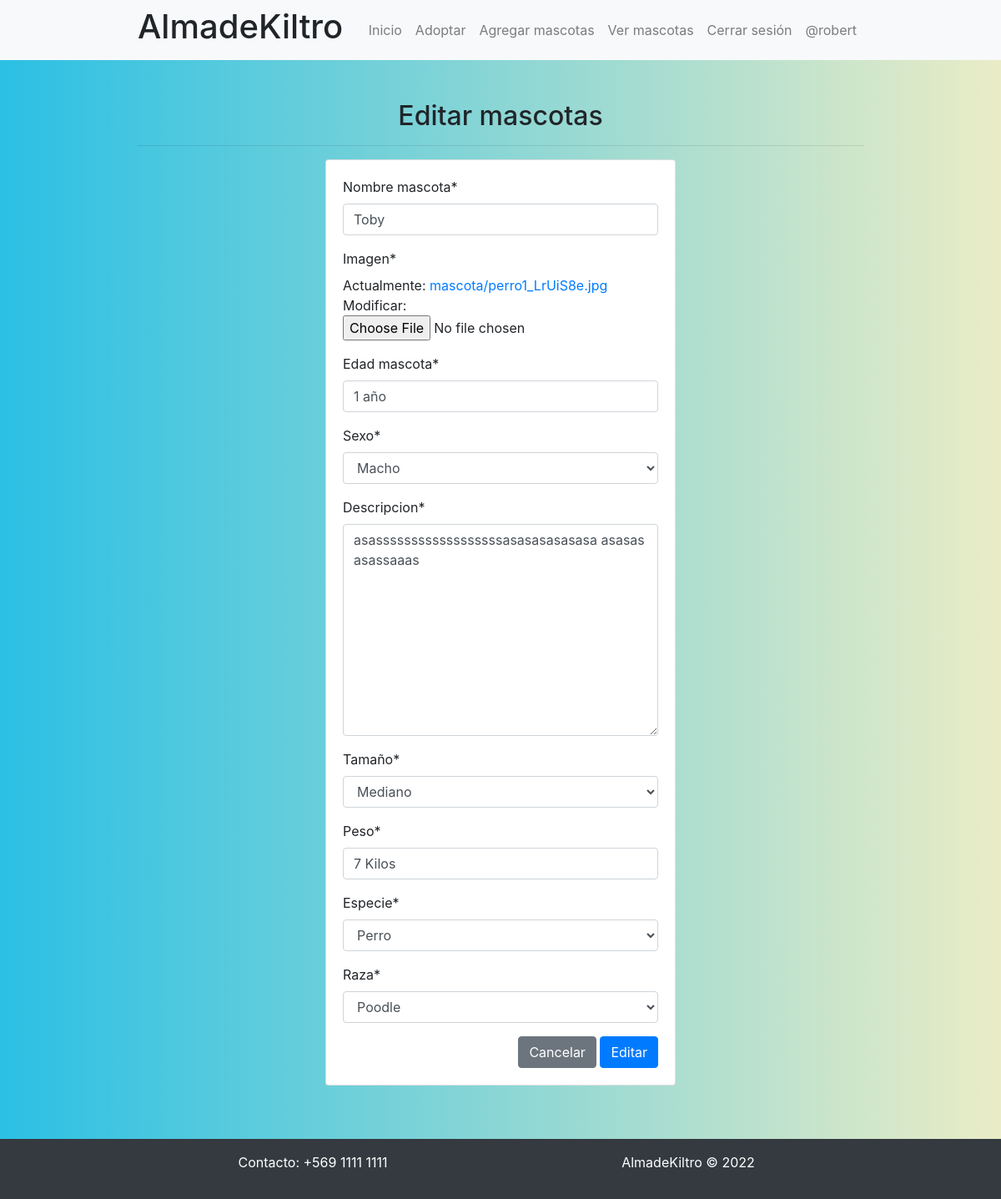
The app's page /modificar-mascota/5/ (signed in) with its own data.
### app/models.py (models this page shows, shortened)
class Mascota(models.Model):
    nombre_mascota = models.CharField(max_length=250)
    imagen = models.ImageField(upload_to="mascota", null=True)
    edad_mascota = models.CharField(max_length=250)
    sexo = models.IntegerField(choices=opciones_sexo)
    descripcion = models.TextField()
    tamaño = models.IntegerField(choices=opciones_tamaño)
    peso = models.CharField(max_length=250)
    especie = models.ForeignKey(Especie, on_delete=models.PROTECT)
    raza = models.ForeignKey(Raza, on_delete=models.PROTECT)

### app/views.py (the view, shortened to what this page needs)
# urls.py: path('modificar-mascota/<id>/', modificar_mascota, name="modificar_mascota"),
def modificar_mascota(request, id):
    mascota = get_object_or_404(Mascota, id=id)
    data = {
        'form': MascotaForm(instance=mascota)
    }
    return render(request, 'app/mascota/modificar.html', data)

### app/forms.py
class MascotaForm(forms.ModelForm):
    class Meta:
        model = Mascota
        fields = '__all__'

### app/models.py (called while the page is built)
    def __str__(self):
        return self.nombre_raza

    def __str__(self):
        return self.nombre_especie

### app/templates/app/mascota/modificar.html (shortened to what this page needs)
{% extends 'app/base.html' %}
{% load static %}
{% block css %}
<link rel="stylesheet" href="https://cdn.jsdelivr.net/npm/bootstrap@4.6.1/dist/css/bootstrap.min.css">
<link rel="stylesheet" href="{% static 'app/css/mascotas.css' %}"> {% endblock %}
{% block contenido %} {% load crispy_forms_tags %}
<h2 class="fw-bold text-center">Editar mascotas</h2>
<hr>
<div class="row">
    <div class="col-12 col-md-6 offset-md-3">
        <div class="card">
            <div class="card-body">
                <form action="" method="POST" enctype="multipart/form-data">
                    {% csrf_token %} {{form | crispy }}
                    <div class="d-flex justify-content-end">
                        <input type="reset" value="Cancelar" class="btn btn-secondary"> &nbsp;
                        <input type="submit" value="Editar" class="btn btn-primary">
                    </div>
                </form>
            </div>
        </div>
    </div>
</div>
<br><br> {% endblock %}

### app/templates/app/base.html (shortened to what this page needs)
<!DOCTYPE html>
<html lang="es">
<head>
    {% load static %} {% block css %} {% endblock %}
</head>
<body>
    <div class="navbar navbar-expand-lg navbar-light bg-light">
        <div class="container">
            <h1 class="fw-bold">AlmadeKiltro</h1>
            <div class="navbar-collapse collapse justify-content-end" id="miLista">
                <div class="navbar-nav">
                    <a href="{% url 'home' %}" class="nav-link">Inicio</a>
                    <a href="{% url 'mascotas' %}" class="nav-link">Adoptar</a>
                    <a href="{% url 'agregar_mascota' %}" class="nav-link">Agregar mascotas</a>
                    <a href="{% url 'listar_mascotas' %}" class="nav-link">Ver mascotas</a>
                    {% if user.is_authenticated %}
                    <a href="{% url 'logout' %}" class="nav-link">Cerrar sesión</a>
                    <a href="#" class="nav-link">@{{ user.username }}</a>
                    {% else %}
                    <a href="{% url 'login' %}" class="nav-link">Iniciar sesión</a> {% endif %}
                </div>
            </div>
        </div>
    </div>
    <br><br>
    <main class="container">
        {% block contenido %} {% endblock %}
    </main>
    <br><br>
    <footer class="bg-dark">
        <div class="container">
            <div class="row text-center py-3" id="content-footer">
                <div class="col-md-6">
                    <p>Contacto: +569 1111 1111</p>
                </div>
                <div class="col-md-6">
                    <p>AlmadeKiltro &copy 2022</p>
                </div>
            </div>
        </div>
    </footer>
</body>
</html>

### app/static/app/css/mascotas.css (style rules this page uses)
html { min-height: 100%; position: relative; }
body { background: #2BC0E4; background: -webkit-linear-gradient(to right, #EAECC6, #2BC0E4); background: linear-gradient(to left, #EAECC6, #2BC0E4); margin: 0; margin-bottom: 40px; }
.container { max-width: 900px; }
footer { background-color: black; position: absolute; bottom: 0; width: 100%; color: white; }
#content-footer { color: #ffff; }

### records on screen
Mascota: nombre_mascota "Toby", edad_mascota "1 año", sexo "Macho", descripcion "asassssssssssssssssssasasasasasasa asasas asassaaas", tamaño "Mediano", peso "7 Kilos", especie "Perro", raza "Poodle"

### other values on screen
{{ user.username }} "robert"
